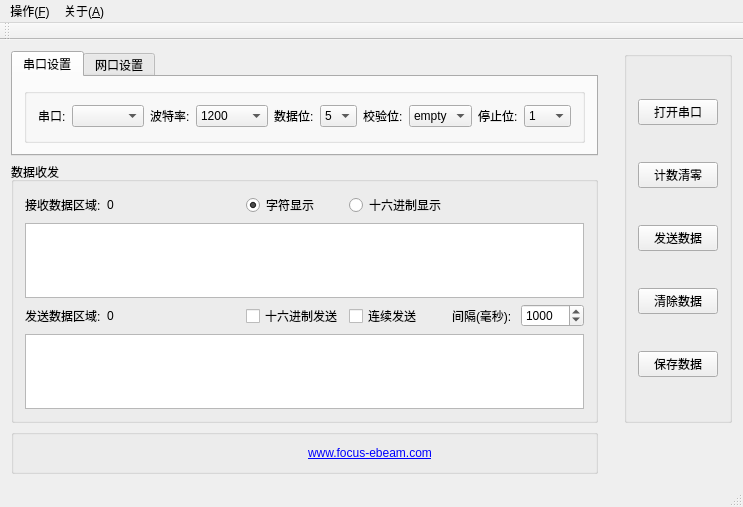
<?xml version="1.0" encoding="UTF-8"?>
<ui version="4.0">
 <class>MainWindow</class>
 <widget class="QMainWindow" name="MainWindow">
  <property name="geometry">
   <rect>
    <x>0</x>
    <y>0</y>
    <width>708</width>
    <height>507</height>
   </rect>
  </property>
  <property name="windowTitle">
   <string>聚束科技软件研发部</string>
  </property>
  <widget class="QWidget" name="centralWidget">
   <layout class="QGridLayout" name="gridLayout_5">
    <item row="0" column="0">
     <widget class="QTabWidget" name="changeMode">
      <property name="currentIndex">
       <number>0</number>
      </property>
      <widget class="QWidget" name="tab_3">
       <attribute name="title">
        <string>串口设置</string>
       </attribute>
       <layout class="QGridLayout" name="gridLayout_4">
        <item row="0" column="0">
         <widget class="QGroupBox" name="groupBox">
          <property name="title">
           <string/>
          </property>
          <layout class="QGridLayout" name="gridLayout">
           <item row="0" column="2">
            <widget class="QLabel" name="label_2">
             <property name="text">
              <string>波特率:</string>
             </property>
            </widget>
           </item>
           <item row="0" column="9">
            <widget class="QComboBox" name="stopBitCB">
             <item>
              <property name="text">
               <string>1</string>
              </property>
             </item>
             <item>
              <property name="text">
               <string>1.5</string>
              </property>
             </item>
             <item>
              <property name="text">
               <string>2</string>
              </property>
             </item>
            </widget>
           </item>
           <item row="0" column="1">
            <widget class="QComboBox" name="serialCB"/>
           </item>
           <item row="0" column="0">
            <widget class="QLabel" name="label">
             <property name="text">
              <string>串口:</string>
             </property>
            </widget>
           </item>
           <item row="0" column="8">
            <widget class="QLabel" name="label_5">
             <property name="text">
              <string>停止位:</string>
             </property>
            </widget>
           </item>
           <item row="0" column="3">
            <widget class="QComboBox" name="baudRateCB">
             <item>
              <property name="text">
               <string>1200</string>
              </property>
             </item>
             <item>
              <property name="text">
               <string>1800</string>
              </property>
             </item>
             <item>
              <property name="text">
               <string>2400</string>
              </property>
             </item>
             <item>
              <property name="text">
               <string>4800</string>
              </property>
             </item>
             <item>
              <property name="text">
               <string>9600</string>
              </property>
             </item>
             <item>
              <property name="text">
               <string>14400</string>
              </property>
             </item>
             <item>
              <property name="text">
               <string>19200</string>
              </property>
             </item>
             <item>
              <property name="text">
               <string>38400</string>
              </property>
             </item>
             <item>
              <property name="text">
               <string>56000</string>
              </property>
             </item>
             <item>
              <property name="text">
               <string>57600</string>
              </property>
             </item>
             <item>
              <property name="text">
               <string>76800</string>
              </property>
             </item>
             <item>
              <property name="text">
               <string>115200</string>
              </property>
             </item>
             <item>
              <property name="text">
               <string>128000</string>
              </property>
             </item>
             <item>
              <property name="text">
               <string>256000</string>
              </property>
             </item>
            </widget>
           </item>
           <item row="0" column="7">
            <widget class="QComboBox" name="checkCB">
             <item>
              <property name="text">
               <string>empty</string>
              </property>
             </item>
             <item>
              <property name="text">
               <string>odd</string>
              </property>
             </item>
             <item>
              <property name="text">
               <string>even</string>
              </property>
             </item>
            </widget>
           </item>
           <item row="0" column="6">
            <widget class="QLabel" name="label_4">
             <property name="text">
              <string>校验位:</string>
             </property>
            </widget>
           </item>
           <item row="0" column="5">
            <widget class="QComboBox" name="dataBitCB">
             <item>
              <property name="text">
               <string>5</string>
              </property>
             </item>
             <item>
              <property name="text">
               <string>6</string>
              </property>
             </item>
             <item>
              <property name="text">
               <string>7</string>
              </property>
             </item>
             <item>
              <property name="text">
               <string>8</string>
              </property>
             </item>
            </widget>
           </item>
           <item row="0" column="4">
            <widget class="QLabel" name="label_3">
             <property name="text">
              <string>数据位:</string>
             </property>
            </widget>
           </item>
           <item row="1" column="0">
            <spacer name="verticalSpacer_3">
             <property name="orientation">
              <enum>Qt::Vertical</enum>
             </property>
             <property name="sizeHint" stdset="0">
              <size>
               <width>20</width>
               <height>13</height>
              </size>
             </property>
            </spacer>
           </item>
           <item row="1" column="9">
            <spacer name="verticalSpacer_4">
             <property name="orientation">
              <enum>Qt::Vertical</enum>
             </property>
             <property name="sizeHint" stdset="0">
              <size>
               <width>20</width>
               <height>13</height>
              </size>
             </property>
            </spacer>
           </item>
           <item row="1" column="4">
            <spacer name="verticalSpacer_2">
             <property name="orientation">
              <enum>Qt::Vertical</enum>
             </property>
             <property name="sizeHint" stdset="0">
              <size>
               <width>20</width>
               <height>13</height>
              </size>
             </property>
            </spacer>
           </item>
          </layout>
         </widget>
        </item>
       </layout>
      </widget>
      <widget class="QWidget" name="tab_4">
       <attribute name="title">
        <string>网口设置</string>
       </attribute>
       <layout class="QGridLayout" name="gridLayout_6">
        <item row="0" column="0">
         <widget class="QGroupBox" name="groupBox_5">
          <property name="title">
           <string/>
          </property>
          <widget class="QRadioButton" name="serverCreate">
           <property name="geometry">
            <rect>
             <x>10</x>
             <y>30</y>
             <width>89</width>
             <height>16</height>
            </rect>
           </property>
           <property name="text">
            <string>创建服务端</string>
           </property>
          </widget>
          <widget class="QTextEdit" name="hostPort">
           <property name="geometry">
            <rect>
             <x>340</x>
             <y>10</y>
             <width>61</width>
             <height>31</height>
            </rect>
           </property>
           <property name="html">
            <string>&lt;!DOCTYPE HTML PUBLIC &quot;-//W3C//DTD HTML 4.0//EN&quot; &quot;http://www.w3.org/TR/REC-html40/strict.dtd&quot;&gt;
&lt;html&gt;&lt;head&gt;&lt;meta name=&quot;qrichtext&quot; content=&quot;1&quot; /&gt;&lt;style type=&quot;text/css&quot;&gt;
p, li { white-space: pre-wrap; }
&lt;/style&gt;&lt;/head&gt;&lt;body style=&quot; font-family:'SimSun'; font-size:9pt; font-weight:400; font-style:normal;&quot;&gt;
&lt;p style=&quot; margin-top:0px; margin-bottom:0px; margin-left:0px; margin-right:0px; -qt-block-indent:0; text-indent:0px;&quot;&gt;8888&lt;/p&gt;&lt;/body&gt;&lt;/html&gt;</string>
           </property>
           <property name="acceptRichText">
            <bool>false</bool>
           </property>
          </widget>
          <widget class="QRadioButton" name="clientCreate">
           <property name="geometry">
            <rect>
             <x>10</x>
             <y>0</y>
             <width>89</width>
             <height>16</height>
            </rect>
           </property>
           <property name="text">
            <string>创建客户端</string>
           </property>
           <property name="checked">
            <bool>true</bool>
           </property>
          </widget>
          <widget class="QLabel" name="label_13">
           <property name="geometry">
            <rect>
             <x>100</x>
             <y>10</y>
             <width>61</width>
             <height>20</height>
            </rect>
           </property>
           <property name="text">
            <string>服务器IP:</string>
           </property>
          </widget>
          <widget class="QLabel" name="label_14">
           <property name="geometry">
            <rect>
             <x>290</x>
             <y>10</y>
             <width>41</width>
             <height>20</height>
            </rect>
           </property>
           <property name="text">
            <string>端口号:</string>
           </property>
          </widget>
          <widget class="QComboBox" name="ipAddr">
           <property name="geometry">
            <rect>
             <x>160</x>
             <y>10</y>
             <width>121</width>
             <height>22</height>
            </rect>
           </property>
           <property name="editable">
            <bool>true</bool>
           </property>
          </widget>
         </widget>
        </item>
       </layout>
      </widget>
     </widget>
    </item>
    <item row="0" column="2" rowspan="2">
     <widget class="QGroupBox" name="groupBox_2">
      <property name="title">
       <string/>
      </property>
      <layout class="QGridLayout" name="gridLayout_3">
       <item row="0" column="0">
        <widget class="QPushButton" name="openSerial">
         <property name="text">
          <string>打开串口</string>
         </property>
        </widget>
       </item>
       <item row="1" column="0">
        <widget class="QPushButton" name="clearCount">
         <property name="text">
          <string>计数清零</string>
         </property>
        </widget>
       </item>
       <item row="2" column="0">
        <widget class="QPushButton" name="sendData">
         <property name="text">
          <string>发送数据</string>
         </property>
        </widget>
       </item>
       <item row="3" column="0">
        <widget class="QPushButton" name="clearData">
         <property name="text">
          <string>清除数据</string>
         </property>
        </widget>
       </item>
       <item row="4" column="0">
        <widget class="QPushButton" name="saveData">
         <property name="text">
          <string>保存数据</string>
         </property>
        </widget>
       </item>
      </layout>
     </widget>
    </item>
    <item row="1" column="0">
     <widget class="QGroupBox" name="groupBox_3">
      <property name="title">
       <string>数据收发</string>
      </property>
      <layout class="QGridLayout" name="gridLayout_2">
       <item row="0" column="3">
        <widget class="QRadioButton" name="radioButton">
         <property name="text">
          <string>字符显示</string>
         </property>
         <property name="checked">
          <bool>true</bool>
         </property>
        </widget>
       </item>
       <item row="0" column="4">
        <widget class="QRadioButton" name="showHex">
         <property name="text">
          <string>十六进制显示</string>
         </property>
        </widget>
       </item>
       <item row="2" column="3">
        <widget class="QCheckBox" name="isHexSend">
         <property name="text">
          <string>十六进制发送</string>
         </property>
         <property name="checked">
          <bool>false</bool>
         </property>
        </widget>
       </item>
       <item row="0" column="0">
        <widget class="QLabel" name="label_6">
         <property name="text">
          <string>接收数据区域:</string>
         </property>
        </widget>
       </item>
       <item row="0" column="1">
        <widget class="QLabel" name="label_12">
         <property name="text">
          <string>0</string>
         </property>
        </widget>
       </item>
       <item row="1" column="0" colspan="7">
        <widget class="QPlainTextEdit" name="receiveContext">
         <property name="plainText">
          <string/>
         </property>
        </widget>
       </item>
       <item row="2" column="0">
        <widget class="QLabel" name="label_7">
         <property name="text">
          <string>发送数据区域:</string>
         </property>
        </widget>
       </item>
       <item row="2" column="5">
        <widget class="QLabel" name="label_8">
         <property name="text">
          <string>间隔(毫秒):</string>
         </property>
        </widget>
       </item>
       <item row="2" column="4">
        <widget class="QCheckBox" name="constantSend">
         <property name="text">
          <string>连续发送</string>
         </property>
        </widget>
       </item>
       <item row="2" column="6">
        <widget class="QSpinBox" name="constantTime">
         <property name="maximum">
          <number>10000</number>
         </property>
         <property name="value">
          <number>1000</number>
         </property>
        </widget>
       </item>
       <item row="2" column="1">
        <widget class="QLabel" name="label_11">
         <property name="text">
          <string>0</string>
         </property>
        </widget>
       </item>
       <item row="3" column="0" colspan="7">
        <widget class="QPlainTextEdit" name="sendContext">
         <property name="plainText">
          <string/>
         </property>
        </widget>
       </item>
      </layout>
     </widget>
    </item>
    <item row="1" column="1">
     <spacer name="verticalSpacer">
      <property name="orientation">
       <enum>Qt::Vertical</enum>
      </property>
      <property name="sizeHint" stdset="0">
       <size>
        <width>20</width>
        <height>281</height>
       </size>
      </property>
     </spacer>
    </item>
    <item row="2" column="0">
     <widget class="QGroupBox" name="groupBox_4">
      <property name="title">
       <string/>
      </property>
      <layout class="QHBoxLayout" name="horizontalLayout">
       <item>
        <widget class="QLabel" name="label_10">
         <property name="text">
          <string/>
         </property>
         <property name="pixmap">
          <pixmap>:/FBT2.png</pixmap>
         </property>
        </widget>
       </item>
       <item>
        <widget class="QLabel" name="label_9">
         <property name="text">
          <string>&lt;a href=&quot;https://www.baidu.com&quot;&gt;www.focus-ebeam.com&lt;/a&gt;</string>
         </property>
        </widget>
       </item>
      </layout>
     </widget>
    </item>
   </layout>
  </widget>
  <widget class="QToolBar" name="mainToolBar">
   <attribute name="toolBarArea">
    <enum>TopToolBarArea</enum>
   </attribute>
   <attribute name="toolBarBreak">
    <bool>false</bool>
   </attribute>
  </widget>
  <widget class="QStatusBar" name="statusBar"/>
  <widget class="QMenuBar" name="menuBar">
   <property name="geometry">
    <rect>
     <x>0</x>
     <y>0</y>
     <width>708</width>
     <height>23</height>
    </rect>
   </property>
   <widget class="QMenu" name="menu">
    <property name="title">
     <string>操作(&amp;F)</string>
    </property>
    <addaction name="serialAdd"/>
    <addaction name="separator"/>
    <addaction name="cleanerCount"/>
    <addaction name="separator"/>
    <addaction name="addBaud"/>
   </widget>
   <widget class="QMenu" name="menu_A">
    <property name="title">
     <string>关于(&amp;A)</string>
    </property>
    <addaction name="about"/>
   </widget>
   <addaction name="menu"/>
   <addaction name="menu_A"/>
  </widget>
  <action name="about">
   <property name="text">
    <string>关于串口助手</string>
   </property>
  </action>
  <action name="serialAdd">
   <property name="text">
    <string>添加串口</string>
   </property>
  </action>
  <action name="action_3">
   <property name="text">
    <string>计数清零</string>
   </property>
  </action>
  <action name="cleanerCount">
   <property name="text">
    <string>计数清零</string>
   </property>
  </action>
  <action name="addBaud">
   <property name="text">
    <string>添加波特率</string>
   </property>
  </action>
 </widget>
 <layoutdefault spacing="6" margin="11"/>
 <resources/>
 <connections/>
</ui>
